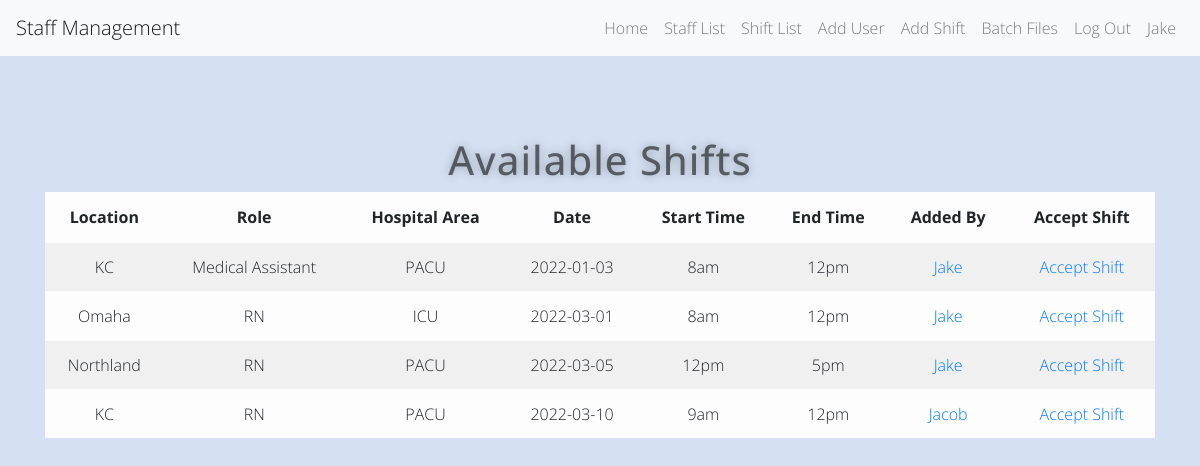
/shift (signed in), run on an earlier commit of the app's database.
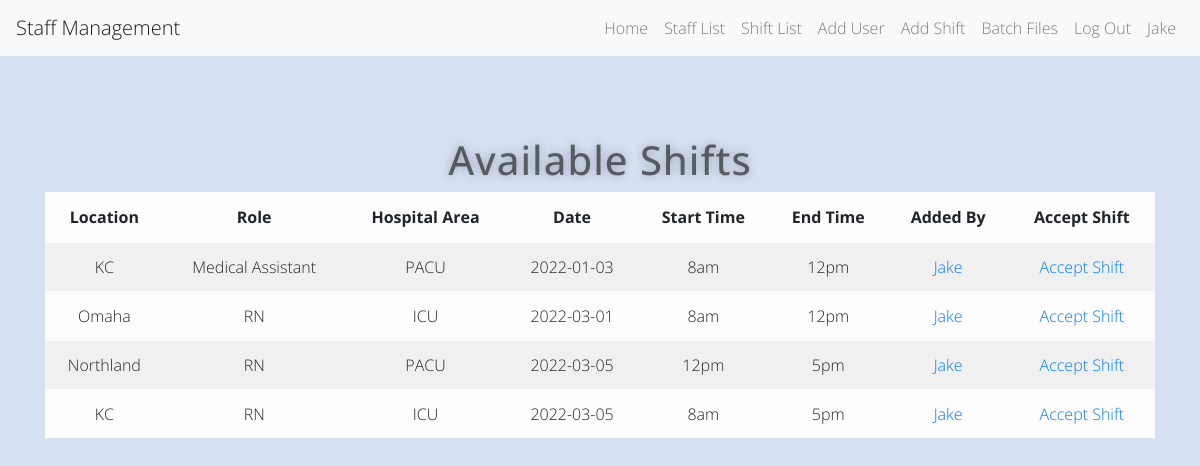
And on a later commit of the database.
### app.py (models this page shows)
class Shift(db.Model):
    shift_id = db.Column(db.Integer, primary_key=True)
    location = db.Column(db.String(100))
    role = db.Column(db.String(100))
    area = db.Column(db.String(100))
    date = db.Column(db.Date)
    start_time = db.Column(db.String(100))
    end_time = db.Column(db.String(100))
    added_by_id = db.Column(db.Integer)
    added_by_name = db.Column(db.String)
    picked_up_by_id = db.Column(db.Integer)
    picked_up_by_name = db.String(100)

### app.py (the view)
@app.route('/shift', methods=['GET', 'POST'])
@login_required
def shift():
    available_shifts = db.session.query(Shift).filter(Shift.picked_up_by_id == None)\
        .order_by(Shift.date, Shift.start_time)
    return render_template('shifts.html', shifts=available_shifts, logged_in=True, user=current_user)

### app.py (called while the page is built)
@login_manager.user_loader
def load_user(user_id):
    return User.query.get(int(user_id))

### templates/shifts.html (shortened to what this page needs)
{% extends 'base.html' %}
{% block content %}
<div class="container">
  <div class="row">
    <div class="col-sm-12">
      <h1>Available Shifts</h1>
	  <table class="table table-striped table-light">
        <thead>
            <tr>
                <th>Location</th>
                <th>Role</th>
                <th>Hospital Area</th>
                <th>Date</th>
                <th>Start Time</th>
                <th>End Time</th>
                <th>Added By</th>
                <th>Accept Shift</th>
            </tr>
        </thead>
          <tbody>
              {% for row in shifts %}
                  <tr>
                      <td>{{ row.location }}</td>
                      <td>{{ row.role }}</td>
                      <td>{{ row.area }}</td>
                      <td>{{ row.date }}</td>
                      <td>{{ row.start_time }}</td>
                      <td>{{ row.end_time }}</td>
                      <td><a href="">{{ row.added_by_name }}</a></td>
                      <td><a href="{{ url_for('accept_shift', id=row.shift_id) }}">Accept Shift</a></td>
                  </tr>
              {% endfor %}
          </tbody>
  	  </table>
    </div>
  </div>
</div>
{% endblock %}

What changed in the data, as far as the page shows it:
no longer on this page (row edited): Shift: location "KC", role "RN", area "PACU", date "2022-03-10", start_time "9am", end_time "12pm", added_by_name "Jacob"
added Shift: location "KC", role "RN", area "ICU", date "2022-03-05", start_time "8am", end_time "5pm", added_by_name "Jake"
